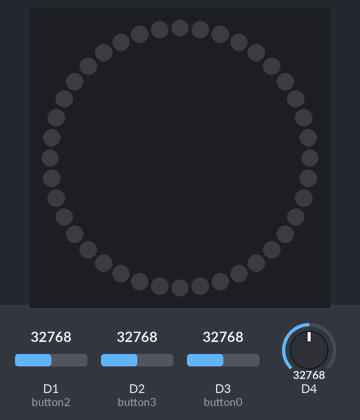
A program run on a simulated Circuit Playground running CircuitPython. Shown: 40 RGB LEDs in a ring, first at the top, clockwise. The test bench sets the inputs (shaded band); at power-on: D1 (button2) = 32768, D2 (button3) = 32768, D3 (button0) = 32768, D4 (button A) = 32768 (analog values on the 0–65535 scale). Dim RGB values are drawn brighter than linear; what the program prints to the serial console is not drawn.

Above: at 1.2 s.
1.3 s: D1 (button2) set to 345
At 2.3 s:
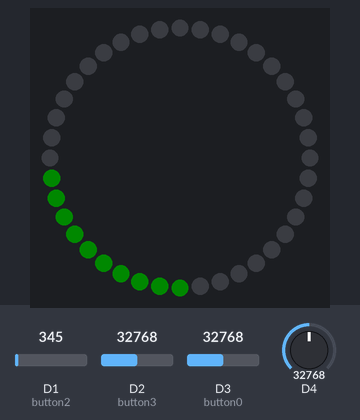
Timing chart, 0 to 4.3 s (numbered marks = the images above; inputs shaded):
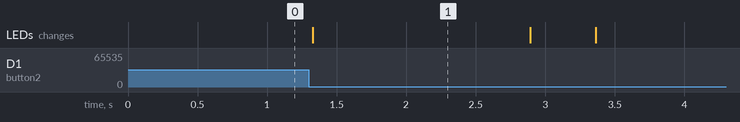

Measured:
- after the input at 1.3 s, the LEDs: change at once (image 1)
- what the display in image 1 shows lasts 1.6 s, from 1.3 s to 2.9 s

The program:

code_wearable.py
```python
# This code is for the Trinket m0 version, with custom PCB
#Include the necessary Libraries
import board    #Allows the use of Pins and Sensors
import time     #Allows delays and time related functions
import neopixel #Use of neopixel strips
#easy library for accessing the sensors of the CircuitPlaygroundExpress
#from adafruit_circuitplayground.express import cpx
from analogio import AnalogIn #Allows use of analog buttons (the 4 buttons)

#initialize the buttons and set their pins
button0 = AnalogIn(board.D3)
button1 = AnalogIn(board.D4)
button2 = AnalogIn(board.D1)
button3 = AnalogIn(board.D2)
#play a sound on startup
#cpx.play_file("Coin.wav")

#set our middle pixel strip (the 10 on the CircuitPlayground)
#middle_pixels = cpx.pixels
#middle_pixels.brightness = .2

#define the number of pixels each strip will have
num_pixels = 10

#set up the pixel strip for the 4 players.
pixels = neopixel.NeoPixel(board.D0,(4*num_pixels), brightness=0.1, auto_write=False)
pixels.show()
print(pixels)
#load the buttons to an array, one for each player
buttons = [button0, button1, button2, button3]

#predefine some colors
RED = (100, 0, 0)
GREEN = (0, 100, 0)
WHITE = (100, 100, 100)
BLACK = (0, 0, 0)

pixels[1] =BLACK
pixels.show()


#some variables for use during the game to determine state
buttons_pressed =[False, False, False, False]
buttons_previous_state = [0, 0, 0, 0]

#the lives a player has
fails = [0, 0, 0, 0]

#the ball location is multi-dimensional array - the first number is the strip 0-3 is the extended lines
#4 is the center.  Things will start in the middle, then hop to a random line.  In fact, the first loop will
#just run lights in the middle while players select if they are playing or not...
ball_location = [4,0]
ball_direction = 1
active_players = [False, False, False, False]
game_state = 0

#set the variable which will determine when the "ball" should move
loop_delay = 15
active_loop = 0
start_loop = 0
start_game = False

#clear the LED strips
#middle_pixels.fill(BLACK)
#middle_pixels.show()
print("Displaying pixels...")
pixels.fill(BLACK)
pixels.show()

'''
mapping
Strip/Button 0 - 2
strip/button 1 - 4 -> on the board 1 and 2 got swapped to i swapped the mapping
Strip/Button 2 - 7
strip/button 3 - 9
'''
location_map = [0, 1, 2, 3]
last_strip = -1
pressed_correct = [False, False, False, False]

#function to fill a "strip"  Since all the pixels are technically one strip,
#we cannot use .fill() we have to set just the 6 pixels in the virtual
#strip
def fillStrip(idx, color):
    start_offset = idx*num_pixels
    end_offset = (idx*num_pixels)+num_pixels
    for i in range(start_offset, end_offset):
        pixels[i] = color
    pixels.show()

#set an individual pixel on a virtualized "strip"  This allows the game to maintain
#an array of strips (0, 1, 2, and 3) for each player and keep the code concise.
def setPixel(idx, pixel, color):
    actual_pixel = (idx*num_pixels) + pixel
    pixels[actual_pixel] = color
    pixels.show()

while True:
    #add to the active loop when things will actually happen
    #print("loop...")
    active_loop += 1
    #if our loop is more than the delay, reset it to 0, otherwise our variable could get huge
    if active_loop > loop_delay:
        active_loop = 0
    #determine if the buttons have been pressed or not...
    for index, button in enumerate(buttons):
        #print("Values: " + str(button.value), end=" ")
        if button.value < 1000:
            start_loop = start_loop + 1
            if start_loop > 50:
                start_game = True
        if buttons_previous_state[index] > 9000 and button.value < 1000:
            buttons_pressed[index] = True
            #print("Button Pressed: " + str(index))
        else:
            buttons_pressed[index] = False
        buttons_previous_state[index] = button.value

    #print()
    #if our game state is 0 - if it's waiting for players to join...
    if game_state == 0:
        #if the players have pressed either of the buttons on the Circuit Playground,
        #start the game...
        if start_game:
            start_game = False
            game_state = 1 #set the game state to active
            active_loop = 0
            for index, active_player in enumerate(active_players):
                if active_player:
                    fillStrip(index, BLACK)
        #if we are at our loop_delay, set up the next animation.
        if active_loop == loop_delay:
            #middle_pixels[ball_location[1]] = BLACK
            ball_location[1] += (1*ball_direction)
            if ball_location[1] > 9:
                ball_location[1] = 0
            #middle_pixels[ball_location[1]] = WHITE
        #check to see if any buttons were pressed - if so have user join/leave
        for index, button in enumerate(buttons_pressed) :
            if button:
                active_players[index] = not active_players[index]
                if active_players[index]:
                    fillStrip(index, GREEN)
                else:
                    fillStrip(index, BLACK)

    #check to see if the game state is 1 - which is "active gameplay"
    elif game_state == 1:
        #see if a button was pressed
        for index, button in enumerate(buttons_pressed):
            if button:
                #if the button was pressed, and the ball is in the final position,
                #consider it pressed correctly.
                if index == ball_location[0] and ball_location[1] == (num_pixels-1):
                    pressed_correct[index] = True

        #see if the ball needs to move - only animate on the loop_delay
        if active_loop == loop_delay:
            #if the ball is in the middle section
            if ball_location[0] == 4:
                #check to see if someone has 4 fails, if so, remove them from the game...
                for index, numfails in enumerate(fails):
                    if numfails >= 4:
                        fillStrip(index, RED)
                        active_players[index] = False
                #check to see if only 1 active player has won, if so, set them as green.
                still_alive_count = 0
                for index, player in enumerate(active_players):
                    if player:
                        still_alive_count += 1

                #we only have 1 player, play win sound and end the game
                if still_alive_count == 1:
                    game_state = 2
                    for index, player in enumerate(active_players):
                        if player:
                            fillStrip(index, GREEN)
                            #cpx.play_file("Fanfare.wav")

                #last_strip is the last strip the ball was on.  It starts with -1,
                #so only run this is the last strip is NOT -1...
                if last_strip > -1:
                    setPixel(last_strip, 0, BLACK)
                #set the middle strip last pixel to black
                #middle_pixels[ball_location[1]] = BLACK
                #move the ball
                ball_location[1] += 1
                #since there are only 10 pixels (0-9) if our pixel location > 9,
                #set it back to 0.
                if ball_location[1] > 3:
                    ball_location[1] = 0
                #middle_pixels[ball_location[1]] = WHITE
                #check active players, see if it's on their pixel, if so, send it down
                for index, player in enumerate(active_players):
                    if player and ball_location[1] == location_map[index]:
                        ball_location[0] = index
                        ball_location[1] = -1
            #we are not in the middle, so animate a strip
            else :
                #this happens when the ball is traveling BACK to the middle
                #after bouncing off the end.  So we want to start from the
                #mapped pixel on the middle (so it looks continuous)
                #if ball_location[1] == -1:
                    #middle_pixels[location_map[ball_location[0]]] = BLACK
                if ball_location[1] >= 0:
                    setPixel(ball_location[0], ball_location[1], BLACK)
                #move the ball based off the direction
                ball_location[1] += (ball_direction*1)

                setPixel(ball_location[0], ball_location[1], WHITE)
                #if we hit the end of the strip, reverse direction
                if ball_location[1] == (num_pixels-1):
                    ball_direction = -1
                #now that the ball is heading back, let's check if the player
                #successfully pressed the button
                if ball_location[1] == (num_pixels-2) and ball_direction == -1:
                    if pressed_correct[ball_location[0]]:
                        #cpx.play_file("Coin.wav")
                        fillStrip(ball_location[0],GREEN)
                        pressed_correct[ball_location[0]] = False
                        #if we can, reduce the loop delay and make things faster
                        if loop_delay > 1:
                            loop_delay -= 1
                    else:
                        #cpx.play_file("Wild_Eep.wav")
                        fillStrip(ball_location[0], RED)
                        fails[ball_location[0]] += 1
                #if the ball is on the first pixel and traveling back to the middle,
                # set the active location as back on the strip
                if ball_location[1] == 0 and ball_direction == -1:
                    ball_location[1] = location_map[ball_location[0]]
                    last_strip = ball_location[0]
                    ball_location[0] = 4
                    ball_direction = 1

    #delay - if you want the game to move faster, you can reduce this sleep, button
    #I recommend setting the loop_delay higher than 20.  The game should start out slow.
    time.sleep(.03)
```
